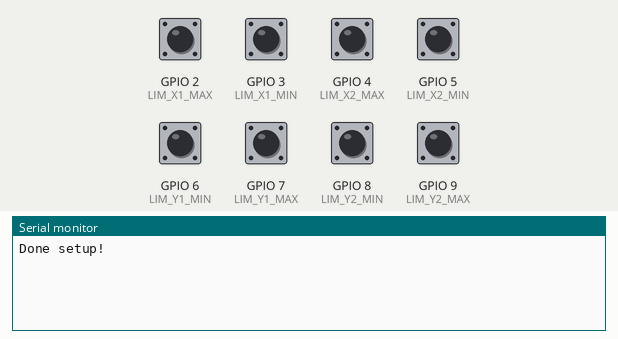
The sketch below on a simulated ESP32-S3. Parts: the last lines printed to the serial monitor. Inputs (shaded band) come from the test bench; at power-on: GPIO 2 (LIM_X1_MAX), GPIO 3 (LIM_X1_MIN), GPIO 4 (LIM_X2_MAX), GPIO 5 (LIM_X2_MIN), GPIO 6 (LIM_Y1_MIN), GPIO 7 (LIM_Y1_MAX), GPIO 8 (LIM_Y2_MIN), GPIO 9 (LIM_Y2_MAX) HIGH.

Above: at 1.2 s.
1.3 s: GPIO 2 (LIM_X1_MAX) pulled LOW for 0.15 s
At 2.6 s:
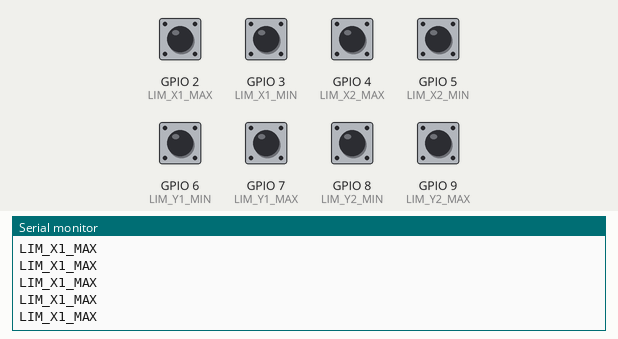
2.9 s: GPIO 3 (LIM_X1_MIN) pulled LOW for 0.15 s
At 4.0 s:
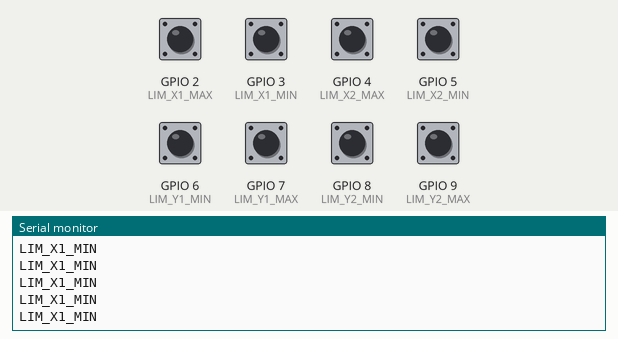
4.5 s: GPIO 6 (LIM_Y1_MIN) pulled LOW for 0.15 s
At 5.3 s:
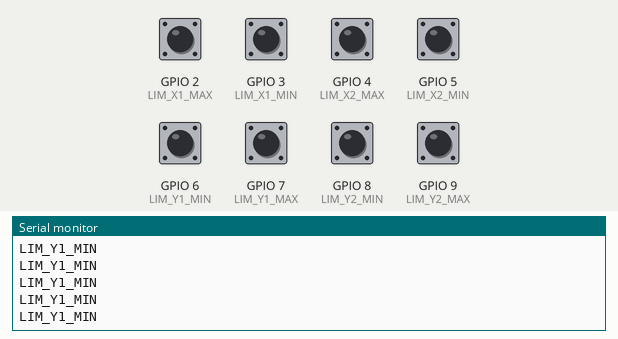
6.1 s: GPIO 7 (LIM_Y1_MAX) pulled LOW for 0.15 s
At 7.4 s:
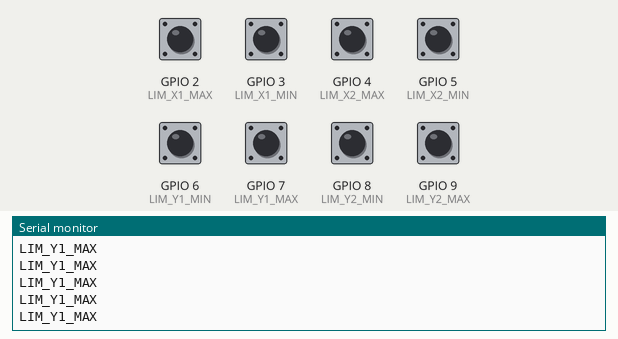
7.7 s: GPIO 4 (LIM_X2_MAX) pulled LOW for 0.15 s
At 9.0 s:
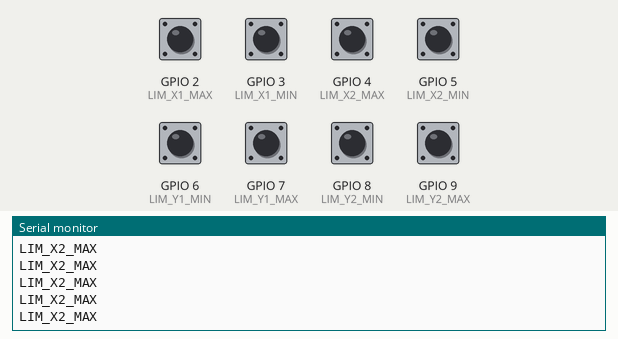
9.3 s: GPIO 5 (LIM_X2_MIN) pulled LOW for 0.15 s
At 10.0 s:
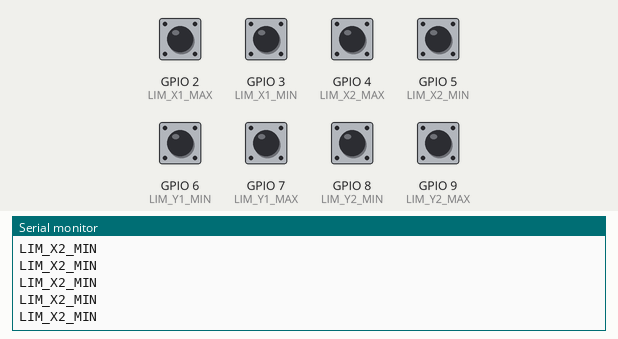

Measured:
- after the input at 1.3 s, the serial monitor: prints a new line at once (image 1)
- after the input at 2.9 s, the serial monitor: prints a new line at once (image 2)
- after the input at 4.5 s, the serial monitor: prints a new line at once (image 3)
- after the input at 6.1 s, the serial monitor: prints a new line at once (image 4)
- after the input at 7.7 s, the serial monitor: prints a new line at once (image 5)
- after the input at 9.3 s, the serial monitor: prints a new line at once (image 6)

The sketch:

limit-switch-testing.ino
```cpp
#include "pins.h"
#include "StepperController.h"
#include <AccelStepper.h>

AccelStepper stepper_x(AccelStepper::DRIVER, STR3_X_STEP, STR3_X_DIR, 0, 0, false);
AccelStepper stepper_y1(AccelStepper::DRIVER, STR3_Y1_STEP, STR3_Y1_DIR, 0, 0, false);
AccelStepper stepper_y2(AccelStepper::DRIVER, STR3_Y2_STEP, STR3_Y2_DIR, 0, 0, false);

void pullUPLimitSwitches(){
  pinMode(LIM_X1_MIN, INPUT_PULLUP);
  pinMode(LIM_X2_MIN, INPUT_PULLUP);
  pinMode(LIM_X1_MAX, INPUT_PULLUP);
 pinMode(LIM_X2_MAX, INPUT_PULLUP);

 pinMode(LIM_Y1_MIN, INPUT_PULLUP);
 pinMode(LIM_Y2_MIN, INPUT_PULLUP);
 pinMode(LIM_Y1_MAX, INPUT_PULLUP);
 pinMode(LIM_Y2_MAX, INPUT_PULLUP);
}


void stepperEnablePins(){
  stepper_x.setEnablePin(STR3_X_EN);
 stepper_y1.setEnablePin(STR3_Y1_EN);
 stepper_y2.setEnablePin(STR3_Y2_EN);
}


void stepperInvertPins(){
  stepper_x.setPinsInverted(true, true, true);
 stepper_y1.setPinsInverted(true, true, true);
 stepper_y2.setPinsInverted(true, true, true);
}

void stepperInitialize(){
  stepper_x.setMaxSpeed(MAX_SPEED);
  stepper_x.setAcceleration(ACCELERATION);
  stepper_x.enableOutputs();

 stepper_y1.setMaxSpeed(MAX_SPEED);
 stepper_y1.setAcceleration(ACCELERATION);
 stepper_y1.enableOutputs();

 stepper_y2.setMaxSpeed(MAX_SPEED);
 stepper_y2.setAcceleration(ACCELERATION);
 stepper_y2.enableOutputs();
}

void setup() {

  pullUPLimitSwitches();

  stepperEnablePins();
  stepperInvertPins();
  stepperInitialize();

  // initialize the serial port:
  Serial.begin(115200);

  delay(10);

  Serial.println("Done setup!");
}

void loop() {
  // put your main code here, to run repeatedly:
  if(!digitalRead(LIM_X1_MIN)) {
    Serial.println("LIM_X1_MIN");
  }
  if(!digitalRead(LIM_X2_MIN)) {
    Serial.println("LIM_X2_MIN");
  }
  if(!digitalRead(LIM_X1_MAX)) {
    Serial.println("LIM_X1_MAX");
  }
  if(!digitalRead(LIM_X2_MAX)) {
    Serial.println("LIM_X2_MAX");
  }
  if(!digitalRead(LIM_Y1_MIN)) {
    Serial.println("LIM_Y1_MIN");
  }
  if(!digitalRead(LIM_Y2_MIN)) {
    Serial.println("LIM_Y2_MIN");
  }
  if(!digitalRead(LIM_Y1_MAX)) {
    Serial.println("LIM_Y1_MAX");
  }
  if(!digitalRead(LIM_Y2_MAX)) {
    Serial.println("LIM_Y2_MAX");
  }

  delay(10);

}
```

StepperController.h
```cpp
#ifndef MQP_STEPPER_CONTROLLER_H_
#define MQP_STEPPER_CONTROLLER_H_

const float MAX_SPEED = 600;    // todo - verify constants
const float MIN_SPEED = 100;    // todo: does this affect going in the negative direction?
const int ACCELERATION = 500;
const int X_MAX_POS = 1500;
const int X_MIN_POS = 0;
const int Y_MAX_POS = 750;
const int Y_MIN_POS = 0;

enum robot_states{
  X_MIN_LS_HIT,
  X_MAX_LS_HIT,
  Y_MIN_LS_HIT,
  Y_MAX_LS_HIT,
  WAITING_TO_START,
  HOMING,
  WAITING_FOR_INSTRUCTION,
  MOVING
};


#endif
```

pins.h
```cpp
#ifndef MQP_PINS_H_
#define MQP_PINS_H_

// LED pin
#define LED_PIN     13

// str3 y1
#define STR3_Y1_EN		35
#define STR3_Y1_STEP	27
#define STR3_Y1_DIR		28

// str3 y2
#define STR3_Y2_EN		34
#define STR3_Y2_STEP	29
#define STR3_Y2_DIR		30

// str3 x
#define STR3_X_EN	33
#define STR3_X_STEP	31
#define STR3_X_DIR	32

// limit switches
#define LIM_X1_MIN  3 // Old Value : 2
#define LIM_X1_MAX  2
#define LIM_X2_MIN  5
#define LIM_X2_MAX  4
#define LIM_Y1_MIN  6 // Old Value : 6
#define LIM_Y1_MAX  7
#define LIM_Y2_MIN  8
#define LIM_Y2_MAX  9

#define START_BUTTON 23
#define STOP_BUTTON 22

#endif
```
